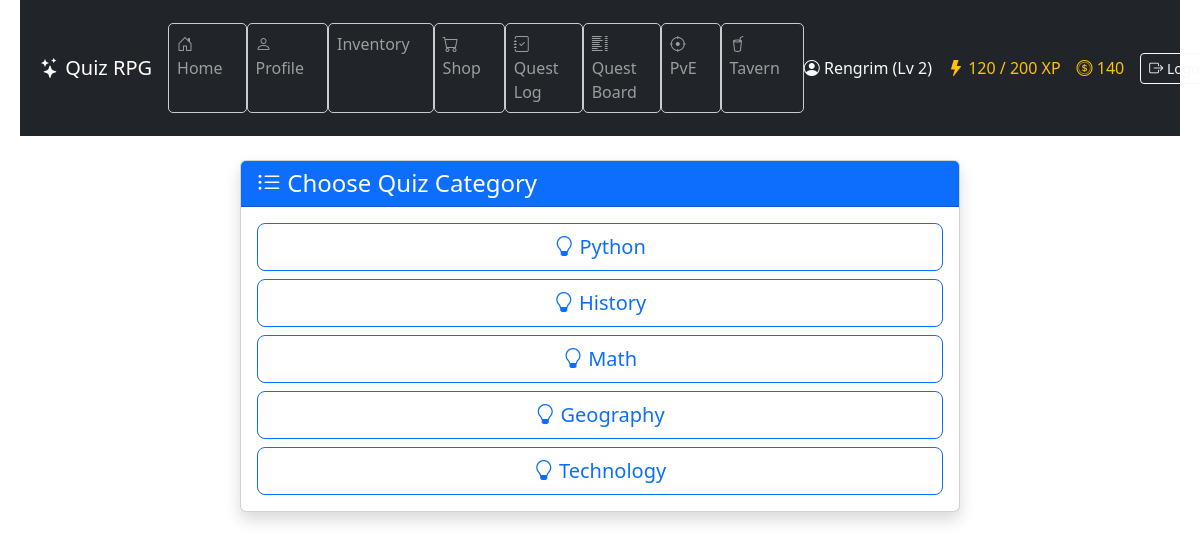
/quiz/choose_category/ (signed in), run on the app's committed database.
### game/models.py (models this page shows, shortened)
class Character(models.Model):
    CLASS_CHOICES = [
        ("warrior", "Warrior"),
        ("mage", "Mage"),
        ("rogue", "Rogue"),
    ]
    user = models.OneToOneField(User, on_delete=models.CASCADE)
    name = models.CharField(max_length=100)
    character_class = models.CharField(
        max_length=20, choices=CLASS_CHOICES, default="warrior"
    )
    level = models.IntegerField(default=1)
    experience = models.IntegerField(default=0)
    experience_to_next_level = models.PositiveIntegerField(default=100)
    hp = models.PositiveIntegerField(default=100)
    max_hp = models.PositiveIntegerField(default=100)
    hp_from_levels = models.PositiveIntegerField(default=0)
    mana = models.PositiveIntegerField(default=50)
    max_mana = models.PositiveIntegerField(default=50)
    mana_from_levels = models.PositiveIntegerField(default=0)
    stamina = models.PositiveIntegerField(default=50)
    max_stamina = models.PositiveIntegerField(default=50)
    armor = models.PositiveIntegerField(default=0)
    damage_reduction = models.FloatField(default=0.0)
    physical_min_damage = models.PositiveIntegerField(default=1)
    physical_max_damage = models.PositiveIntegerField(default=3)
    spell_power = models.PositiveIntegerField(default=0)
    hp_regeneration = models.PositiveIntegerField(default=0)
    mana_regeneration = models.PositiveIntegerField(default=0)
    stamina_regeneration = models.PositiveIntegerField(default=0)
    items = models.ManyToManyField("Item", related_name="characters", blank=True)
    equipped_head = models.ForeignKey(
        "Item",
        null=True,
        blank=True,
        related_name="equipped_on_head",
        on_delete=models.SET_NULL,
    )
    equipped_body = models.ForeignKey(
        "Item",
        null=True,
        blank=True,
        related_name="equipped_on_body",
        on_delete=models.SET_NULL,
    )
    equipped_legs = models.ForeignKey(
        "Item",
        null=True,
        blank=True,
        related_name="equipped_on_legs",
        on_delete=models.SET_NULL,
    )
    equipped_feet = models.ForeignKey(
        "Item",
        null=True,
        blank=True,
        related_name="equipped_on_feet",
        on_delete=models.SET_NULL,
    )
    equipped_hand_right = models.ForeignKey(
        "Item",
        null=True,
        blank=True,
        related_name="equipped_on_hand_right",
        on_delete=models.SET_NULL,
    )
    equipped_hand_left = models.ForeignKey(
        "Item",
        null=True,
        blank=True,
        related_name="equipped_on_hand_left",
        on_delete=models.SET_NULL,
    )
    strength = models.IntegerField(default=5)
    intelligence = models.IntegerField(default=5)
    dexterity = models.IntegerField(default=5)
    vitality = models.IntegerField(default=5)
    luck = models.IntegerField(default=5)
    stat_points = models.IntegerField(default=0)
    gold = models.IntegerField(default=0)
    last_regen_time = models.DateTimeField(default=timezone.now)
    class XpReward(TypedDict):
        total: int
        base: int
        strength_bonus: int
        intelligence_bonus: int
        double: bool

class Category(models.Model):
    name = models.CharField(max_length=100)

### game/views.py (the view)
# urls.py: path("quiz/choose_category/", views.choose_category_view, name="choose_category"),
@login_required
def choose_category_view(request):
    categories = Category.objects.all()
    return render(request, "game/choose_category.html", {"categories": categories})

### game/context_processors.py (called while the page is built)
def character_context(request):
    if request.user.is_authenticated:
        try:
            character = Character.objects.get(user=request.user)
            return {"character": character}
        except Character.DoesNotExist:
            return {}
    return {}

### game/templates/game/choose_category.html (shortened to what this page needs)
{% extends "game/base.html" %}
{% block content %}
<div class="container my-4">
  <div class="row justify-content-center">
    <div class="col-md-8">
      <div class="card shadow">
        <div class="card-header bg-primary text-white">
          <h4 class="mb-0">
            <i class="bi bi-list-ul"></i> Choose Quiz Category
          </h4>
        </div>
        <div class="card-body">
          {% if categories %}
            <div class="d-grid gap-2">
              {% for category in categories %}
                <a href="{% url 'set_category' category.id %}" class="btn btn-outline-primary btn-lg">
                  <i class="bi bi-lightbulb"></i> {{ category.name }}
                </a>
              {% endfor %}
            </div>
          {% else %}
            <div class="alert alert-info mt-3">
              No categories available at the moment.
            </div>
          {% endif %}
        </div>
      </div>
    </div>
  </div>
</div>
{% endblock %}

### game/templates/game/base.html (shortened to what this page needs)
{% load static %}
<!DOCTYPE html>
<html lang="en">
  <head>
    <link rel="stylesheet" type="text/css" href="{% static 'game/style.css' %}" />
    <link href="https://cdn.jsdelivr.net/npm/bootstrap@5.3.3/dist/css/bootstrap.min.css" rel="stylesheet" />
    <link href="https://cdn.jsdelivr.net/npm/bootstrap-icons@1.11.3/font/bootstrap-icons.css" rel="stylesheet" />
  </head>
  <body>
    <header class="bg-dark text-white">
      <nav class="navbar navbar-expand-lg navbar-dark container">
        <a class="navbar-brand" href="{% url 'home' %}">
          <i class="bi bi-stars"></i> Quiz RPG
        </a>
        <div class="collapse navbar-collapse justify-content-between" id="navbarNav">
          <ul class="navbar-nav me-auto mb-2 mb-lg-0">
            <li class="nav-item"><a class="nav-link" href="{% url 'home' %}"><i class="bi bi-house-door"></i> Home</a></li>
            <li class="nav-item"><a class="nav-link" href="{% url 'profile' %}"><i class="bi bi-person"></i> Profile</a></li>
            <li class="nav-item"><a class="nav-link" href="{% url 'inventory' %}"> Inventory</a></li>
            <li class="nav-item"><a class="nav-link" href="{% url 'shop' %}"><i class="bi bi-cart"></i> Shop</a></li>
            <li class="nav-item"><a class="nav-link" href="{% url 'quest_log' %}"><i class="bi bi-journal-check"></i> Quest Log</a></li>
            <li class="nav-item"><a class="nav-link" href="{% url 'quest_list' %}"><i class="bi bi-list-columns"></i> Quest Board</a></li>
            <li class="nav-item"><a class="nav-link" href="{% url 'battle_select' %}"><i class="bi bi-crosshair"></i> PvE</a></li>
            <li class="nav-item"><a class="nav-link" href="{% url 'tavern' %}"><i class="bi bi-cup-straw"></i> Tavern</a></li>
          </ul>
          <div class="d-flex align-items-center gap-3 text-nowrap">
            {% if user.is_authenticated %}
              {% if character %}
                <span class="text-light"><i class="bi bi-person-circle"></i> {{ character.name }} (Lv {{ character.level }})</span>
                <span class="text-warning"><i class="bi bi-lightning-fill"></i> {{ character.experience }} / {{ character.level|add:"0" }}00 XP</span>
                <span class="text-warning"><i class="bi bi-coin"></i> {{ character.gold }}</span>
              {% else %}
                <span class="text-light"><i class="bi bi-person-circle"></i> {{ user.username }}</span>
              {% endif %}
              <form method="post" action="{% url 'logout' %}" class="d-inline">
                <button type="submit" class="btn btn-outline-light btn-sm">
                  <i class="bi bi-box-arrow-right"></i> Logout
                </button>
              </form>
            {% else %}
              <a href="{% url 'login' %}" class="btn btn-outline-light btn-sm"><i class="bi bi-box-arrow-in-right"></i> Login</a>
              <a href="{% url 'register' %}" class="btn btn-outline-light btn-sm"><i class="bi bi-person-plus"></i> Register</a>
            {% endif %}
          </div>
        </div>
      </nav>
    </header>
    <main class="container mb-5">
      {% block content %}{% endblock %}
    </main>
  </body>
</html>

### game/static/game/style.css (style rules this page uses)
body { font-family: "Segoe UI", sans-serif; background-color: #f4f4f4; color: #333; margin: 0; padding: 0 20px; }
header { background-color: #222; color: white; padding: 15px 20px; display: flex; flex-direction: column; align-items: flex-start; }
nav a { color: #ddd; text-decoration: none; margin-right: 15px; }
nav li { background: none !important; width: auto !important; height: auto !important; padding: 0 !important; margin: 0 !important; display: list-item; }
button { background-color: #4CAF50; color: white; border: none; padding: 8px 16px; margin-top: 5px; cursor: pointer; border-radius: 4px; }
ul { list-style: none; padding-left: 0; }
li { background-color: white; border: 1px solid #ccc; margin: 5px 0; padding: 10px; border-radius: 5px; }

### data on the page
Character: name "Rengrim", level "2", experience "120", level|add "2", gold "140"
Category: name "Python"
Category: name "History"
Category: name "Math"
Category: name "Geography"
Category: name "Technology"
